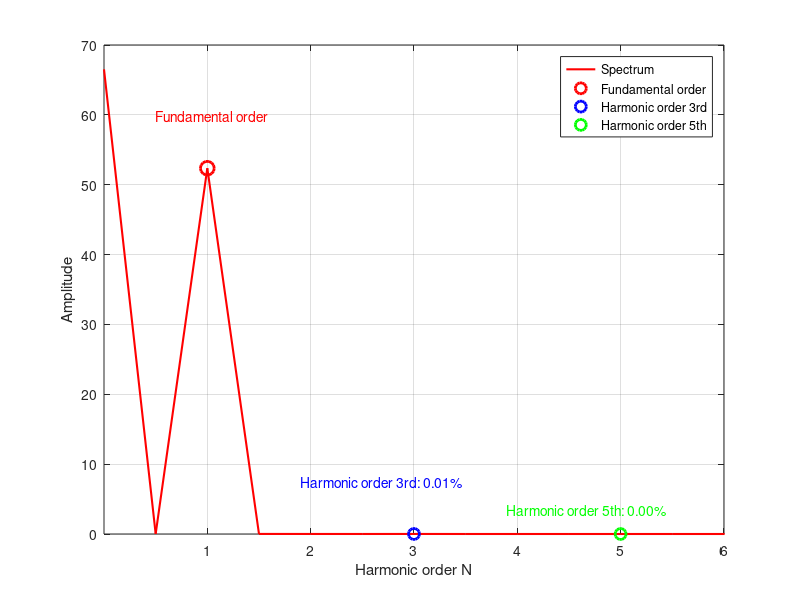
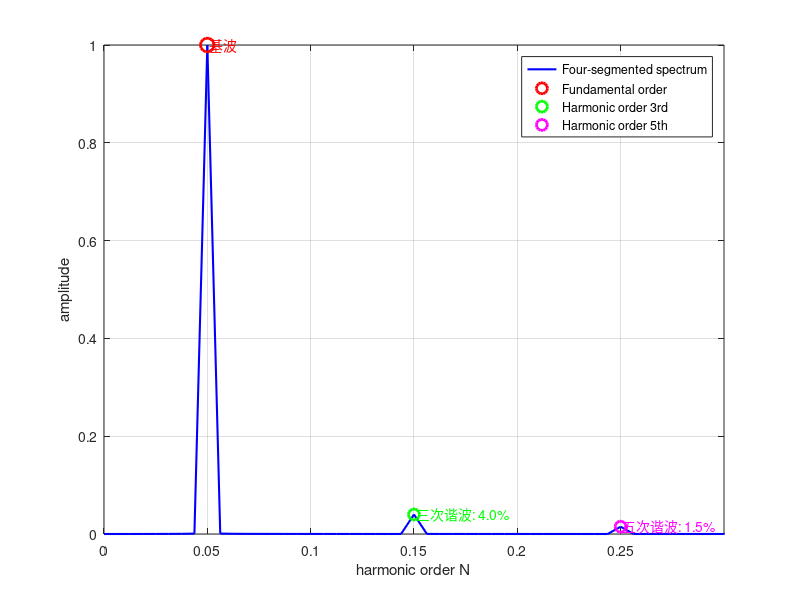

Here is the MATLAB script that generated these plots, in order: (Note: this script raises an error after producing the figures.)
clc; clear;

% 定义参数
T = 20; % 周期，单位：秒
f = 1/T; % 频率，单位：Hz
N = 8; % 周期数

% 增加时间分辨率
t = linspace(0, N*T, 10000); % 时间轴，单位：秒

% 生成正弦信号（包含谐波）
%y = sin(2*pi*f*t) + 1 ;
y = sin(2*pi*f*t) + 1 + 0.04*sin(2*3*pi*f*t+pi/5) + 0.015*sin(2*5*pi*f*t+pi/7);

% figure;
% plot(t, y)
% xlabel('时间 (秒)');
% ylabel('幅值');
% title('原始信号');
% grid on;

% ==================== 频谱分析和谐波占比计算 ====================
Fs = 1/(t(2)-t(1)); % 采样频率
L = length(y); % 信号长度


Y = fft(y-1);
%Y = fft(y);
P2 = abs(Y/L);
P1 = P2(1:L/2+1);
P1(2:end-1) = 2*P1(2:end-1);
freq = Fs*(0:(L/2))/L;

% 找到基波频率位置
fundamental_freq = f; % 0.05 Hz
[~, fund_idx] = min(abs(freq - fundamental_freq));

% 找到三次谐波频率位置 (3*f)
third_harmonic_freq = 3*f;
[~, third_idx] = min(abs(freq - third_harmonic_freq));

% 找到五次谐波频率位置 (5*f)
fifth_harmonic_freq = 5*f;
[~, fifth_idx] = min(abs(freq - fifth_harmonic_freq));

% 计算谐波占比
fundamental_amplitude = P1(fund_idx);
third_harmonic_amplitude = P1(third_idx);
fifth_harmonic_amplitude = P1(fifth_idx);

third_harmonic_ratio = (third_harmonic_amplitude / fundamental_amplitude) * 100;
fifth_harmonic_ratio = (fifth_harmonic_amplitude / fundamental_amplitude) * 100;

% 显示原始信号谐波分析结果
fprintf('=== 原始信号谐波分析 ===\n');
fprintf('基波频率: %.4f Hz, 幅值: %.6f\n', fundamental_freq, fundamental_amplitude);
fprintf('三次谐波频率: %.4f Hz, 幅值: %.6f, 占比: %.2f%%\n', third_harmonic_freq, third_harmonic_amplitude, third_harmonic_ratio);
fprintf('五次谐波频率: %.4f Hz, 幅值: %.6f, 占比: %.2f%%\n', fifth_harmonic_freq, fifth_harmonic_amplitude, fifth_harmonic_ratio);

% ==================== 积分计算部分 ====================
% 定义积分区间（单位：秒）
interval_length = T/3; % ~6.667秒
ddx = T/10;
ddx2 = 2*T/7.5;

% 定义五组积分区间（单位：秒）
intervals = [0, interval_length         ;   T,     T+interval_length    ;  2*T,      2*T+interval_length;      3*T,      3*T+interval_length     ; 4*T, 4*T+interval_length;
             ddx+0, ddx+interval_length ;  ddx+T,  ddx+T+interval_length;  ddx+2*T,  ddx+2*T+interval_length;  ddx+3*T,  ddx+3*T+interval_length ; ddx+4*T, ddx+4*T+interval_length;
%             ddx2+0, ddx2+interval_length; ddx2+T, ddx2+T+interval_length; ddx2+2*T, ddx2+2*T+interval_length; ddx2+3*T, ddx2+3*T+interval_length; ddx2+4*T, ddx2+4*T+interval_length;
             ];

% 定义偏移量 d（单位：秒）
d_values = 0:0.005:40; % 从0秒偏移到40秒，步长0.05秒
total_integrals = zeros(length(d_values), 1);

for j = 1:length(d_values)
    d = d_values(j); % d 的单位是秒
    
    integrals = zeros(size(intervals, 1), 1);
    for i = 1:size(intervals, 1)
        % 获取当前区间并加上偏移量 d
        x1 = intervals(i, 1) + d;
        x2 = intervals(i, 2) + d;
        
        % 使用逻辑掩码获得更精确的积分
        mask = (t >= x1) & (t <= x2);
        if any(mask)
            integrals(i) = trapz(t(mask), y(mask));
        else
            integrals(i) = 0;
        end
    end
    
    total_integrals(j) = sum(integrals);
end

% ==================== 积分结果的谐波分析 ====================
Fs_d = 1/(d_values(2)-d_values(1)); % d的采样频率
L_d = length(total_integrals);

Y_int = fft(total_integrals ); % 去除直流分量
%Y_int = fft(total_integrals - mean(total_integrals)); % 去除直流分量
P2_int = abs(Y_int/L_d);
P1_int = P2_int(1:L_d/2+1);
P1_int(2:end-1) = 2*P1_int(2:end-1);
freq_d = Fs_d*(0:(L_d/2))/L_d;

% 找到积分结果中的基波频率（主要频率成分）
[~, main_freq_idx] = max(P1_int(2:end)); % 跳过直流分量
main_freq_idx = main_freq_idx + 1;
main_frequency = freq_d(main_freq_idx);

% 找到积分结果中的三次和五次谐波
[~, third_int_idx] = min(abs(freq_d - 3*main_frequency));
[~, fifth_int_idx] = min(abs(freq_d - 5*main_frequency));

% 计算积分结果的谐波占比
main_amplitude_int = P1_int(main_freq_idx);
third_amplitude_int = P1_int(third_int_idx);
fifth_amplitude_int = P1_int(fifth_int_idx);

third_ratio_int = (third_amplitude_int / main_amplitude_int) * 100;
fifth_ratio_int = (fifth_amplitude_int / main_amplitude_int) * 100;

% 显示积分结果谐波分析结果
fprintf('\n=== 积分结果谐波分析 ===\n');
fprintf('主要频率: %.4f Hz, 幅值: %.6f\n', main_frequency, main_amplitude_int);
fprintf('三次谐波频率: %.4f Hz, 幅值: %.6f, 占比: %.2f%%\n', 3*main_frequency, third_amplitude_int, third_ratio_int);
fprintf('五次谐波频率: %.4f Hz, 幅值: %.6f, 占比: %.2f%%\n', 5*main_frequency, fifth_amplitude_int, fifth_ratio_int);

% ==================== 绘制频谱图并在图上显示谐波占比 ====================
% 原始信号频谱图
figure;
%subplot(2,1,1);
plot(freq, P1, 'b', 'LineWidth', 1.5);
hold on;
plot(freq(fund_idx), fundamental_amplitude, 'ro', 'MarkerSize', 10, 'LineWidth', 2);
plot(freq(third_idx), third_harmonic_amplitude, 'go', 'MarkerSize', 8, 'LineWidth', 2);
plot(freq(fifth_idx), fifth_harmonic_amplitude, 'mo', 'MarkerSize', 8, 'LineWidth', 2);

% 在图上添加谐波占比文本
text(freq(fund_idx)+0.001, fundamental_amplitude, '基波', 'FontSize', 10, 'Color', 'r');
text(freq(third_idx)+0.001, third_harmonic_amplitude, ...
    sprintf('三次谐波: %.1f%%', third_harmonic_ratio), 'FontSize', 10, 'Color', 'g');
text(freq(fifth_idx)+0.001, fifth_harmonic_amplitude, ...
    sprintf('五次谐波: %.1f%%', fifth_harmonic_ratio), 'FontSize', 10, 'Color', 'm');

xlabel('harmonic order N');
%
ylabel('amplitude');
%ylabel('幅值');
%title('原始信号频谱 - 谐波分析');
xlim([0, 0.3]);
grid on;
box on;
%harmonic order N
%spectrum
legend('Four-segmented spectrum', 'Fundamental order', 'Harmonic order 3rd', 'Harmonic order 5th', 'Location', 'northeast');
%legend('频谱', '基波', '三次谐波', '五次谐波', 'Location', 'northeast');

% 积分结果频谱图
%subplot(2,1,2);
figure;
plot(freq_d, P1_int, 'r', 'LineWidth', 1.5);
hold on;
plot(freq_d(main_freq_idx), main_amplitude_int, 'ro', 'MarkerSize', 10, 'LineWidth', 2);
plot(freq_d(third_int_idx), third_amplitude_int, 'bo', 'MarkerSize', 8, 'LineWidth', 2);
plot(freq_d(fifth_int_idx), fifth_amplitude_int, 'go', 'MarkerSize', 8, 'LineWidth', 2);

% 在图上添加谐波占比文本
%fundamental order
text(freq_d(main_freq_idx)-0.025, main_amplitude_int+7.5, 'Fundamental order', 'FontSize', 10, 'Color', 'r');


%text(freq_d(main_freq_idx)+0.01, main_amplitude_int, '基频', 'FontSize', 10, 'Color', 'r');
%harmonic order 3rd

text(freq_d(third_int_idx)-0.055, third_amplitude_int+7.5, ...
    sprintf('Harmonic order 3rd: %.2f%%', third_ratio_int), 'FontSize', 10, 'Color', 'b');
text(freq_d(fifth_int_idx)-0.055, fifth_amplitude_int+3.5, ...
    sprintf('Harmonic order 5th: %.2f%%', fifth_ratio_int), 'FontSize', 10, 'Color', 'g');

% text(freq_d(third_int_idx)+0.001, third_amplitude_int, ...
%     sprintf('三次谐波: %.1f%%', third_ratio_int), 'FontSize', 10, 'Color', 'g');
% text(freq_d(fifth_int_idx)+0.001, fifth_amplitude_int, ...
%     sprintf('五次谐波: %.1f%%', fifth_ratio_int), 'FontSize', 10, 'Color', 'm');

xlabel('Harmonic order N');
%
ylabel('Amplitude');
% xlabel('频率 (Hz)');
% ylabel('幅值');
% title('积分结果频谱 - 谐波分析');
xlim([0, 0.3]);
xticks(0.05:0.05:0.3);  % 从0.05到0.3，步长0.05
xticklabels({'1', '2', '3', '4', '5', '6'});  % 对应的标签
grid on;
box on;
legend('Spectrum', 'Fundamental order', 'Harmonic order 3rd', 'Harmonic order 5th', 'Location', 'northeast');
%legend('four-segmented spectrum', 'fundamental order', 'harmonic order 3rd', 'harmonic order 5th', 'Location', 'northeast');
%legend('频谱', '基频', '三次谐波', '五次谐波', 'Location', 'northeast');
exportgraphics(gcf, 'figure11b.png', 'Resolution', 1200); 
% ==================== 对比分析图 ====================
figure;
subplot(3,1,1);
plot(d_values, total_integrals, 'LineWidth', 1.5);
xlabel('偏移量 d (秒)');
ylabel('积分值');
title('积分结果随偏移量变化');
grid on;

% 频谱对比
subplot(3,1,2);
plot(freq, P1, 'b', 'LineWidth', 1.5);
hold on;
plot(freq_d, P1_int, 'r', 'LineWidth', 1.5);
xlabel('频率 (Hz)');
ylabel('幅值');
title('频谱对比 - 蓝色:原始信号, 红色:积分结果');
xlim([0, 0.3]);
grid on;
legend('原始信号', '积分结果');

% 谐波占比对比
subplot(3,1,3);
harmonics_original = [fundamental_amplitude, third_harmonic_amplitude, fifth_harmonic_amplitude];
harmonics_integral = [main_amplitude_int, third_amplitude_int, fifth_amplitude_int];
ratios_original = [100, third_harmonic_ratio, fifth_harmonic_ratio];
ratios_integral = [100, third_ratio_int, fifth_ratio_int];

bar([ratios_original; ratios_integral]');
set(gca, 'XTickLabel', {'基波', '三次谐波', '五次谐波'});
ylabel('相对占比 (%)');
title('谐波占比对比');
legend('原始信号', '积分结果');
grid on;

% ==================== 详细数据输出 ====================
fprintf('\n=== 详细对比分析 ===\n');
fprintf('频率成分对比:\n');
fprintf('                原始信号    积分结果\n');
fprintf('基波频率(Hz):   %.4f     %.4f\n', fundamental_freq, main_frequency);
fprintf('三次谐波(Hz):   %.4f     %.4f\n', third_harmonic_freq, 3*main_frequency);
fprintf('五次谐波(Hz):   %.4f     %.4f\n', fifth_harmonic_freq, 5*main_frequency);

fprintf('\n谐波占比变化:\n');
fprintf('                原始信号    积分结果    变化\n');
fprintf('三次谐波占比:   %.2f%%     %.2f%%     %+.2f%%\n', ...
    third_harmonic_ratio, third_ratio_int, third_ratio_int - third_harmonic_ratio);
fprintf('五次谐波占比:   %.2f%%     %.2f%%     %+.2f%%\n', ...
    fifth_harmonic_ratio, fifth_ratio_int, fifth_ratio_int - fifth_harmonic_ratio);
